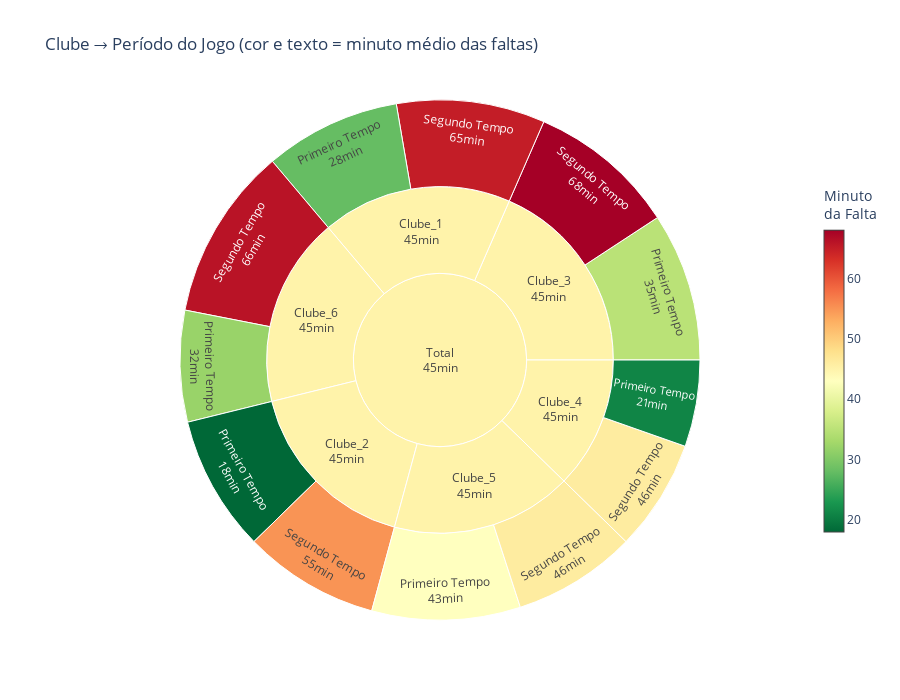

Notebook source saved alongside this figure:
### Code cell
import plotly.graph_objects as go
import pandas as pd
import numpy as np

fig = go.Figure(go.Sunburst(
    ids=df['ids'],
    labels=df['labels'],
    parents=df['parents'],
    values=df['values'],
    marker=dict(
        colors=df['minuto_medio'],
        colorscale='RdYlGn_r',
        colorbar=dict(
            title='Minuto<br>da Falta',
            thickness=20,
            len=0.7
        )
    ),
    text=df['minuto_medio'].round(0).astype(str) + 'min',
    hovertemplate='<b>%{label}</b><br>Cartões: %{value}<br>Minuto: %{color:.0f}<extra></extra>'
))

fig.update_layout(
    title='Clube → Período do Jogo (cor e texto = minuto médio das faltas)',
    height=700,
    width=900
)

fig.show()

### Figure 1 — Plotly figure (JSON) as saved in the notebook; plotly's stock layout.template omitted (floating-point values rounded to 4 significant figures)
{"data": [{"hovertemplate": "<b>%{label}</b><br>Cartões: %{value}<br>Minuto: %{color:.0f}<extra></extra>", "ids": ["root", "Clube_1", "Clube_2", "Clube_3", "Clube_4", "Clube_5", "Clube_6", "Clube_1_Primeiro Tempo", "Clube_1_Segundo Tempo", "Clube_2_Primeiro Tempo", "Clube_2_Segundo Tempo", "Clube_3_Primeiro Tempo", "Clube_3_Segundo Tempo", "Clube_4_Primeiro Tempo", "Clube_4_Segundo Tempo", "Clube_5_Primeiro Tempo", "Clube_5_Segundo Tempo", "Clube_6_Primeiro Tempo", "Clube_6_Segundo Tempo"], "labels": ["Total", "Clube_1", "Clube_2", "Clube_3", "Clube_4", "Clube_5", "Clube_6", "Primeiro Tempo", "Segundo Tempo", "Primeiro Tempo", "Segundo Tempo", "Primeiro Tempo", "Segundo Tempo", "Primeiro Tempo", "Segundo Tempo", "Primeiro Tempo", "Segundo Tempo", "Primeiro Tempo", "Segundo Tempo"], "marker": {"colorbar": {"len": 0.7, "thickness": 20, "title": {"text": "Minuto<br>da Falta"}}, "colors": [45, 45, 45, 45, 45, 45, 45, 28, 65, 18, 55, 35, 68, 21, 46, 43, 46, 32, 66], "colorscale": [[0, "rgb(0,104,55)"], [0.1, "rgb(26,152,80)"], [0.2, "rgb(102,189,99)"], [0.3, "rgb(166,217,106)"], [0.4, "rgb(217,239,139)"], [0.5, "rgb(255,255,191)"], [0.6, "rgb(254,224,139)"], [0.7, "rgb(253,174,97)"], [0.8, "rgb(244,109,67)"], [0.9, "rgb(215,48,39)"], [1, "rgb(165,0,38)"]]}, "parents": ["", "root", "root", "root", "root", "root", "root", "Clube_1", "Clube_1", "Clube_2", "Clube_2", "Clube_3", "Clube_3", "Clube_4", "Clube_4", "Clube_5", "Clube_5", "Clube_6", "Clube_6"], "text": ["45min", "45min", "45min", "45min", "45min", "45min", "45min", "28min", "65min", "18min", "55min", "35min", "68min", "21min", "46min", "43min", "46min", "32min", "66min"], "type": "sunburst", "values": [0, 0, 0, 0, 0, 0, 0, 11, 12, 11, 11, 12, 12, 7, 9, 12, 10, 9, 14]}], "layout": {"height": 700, "title": {"text": "Clube → Período do Jogo (cor e texto = minuto médio das faltas)"}, "width": 900}}
